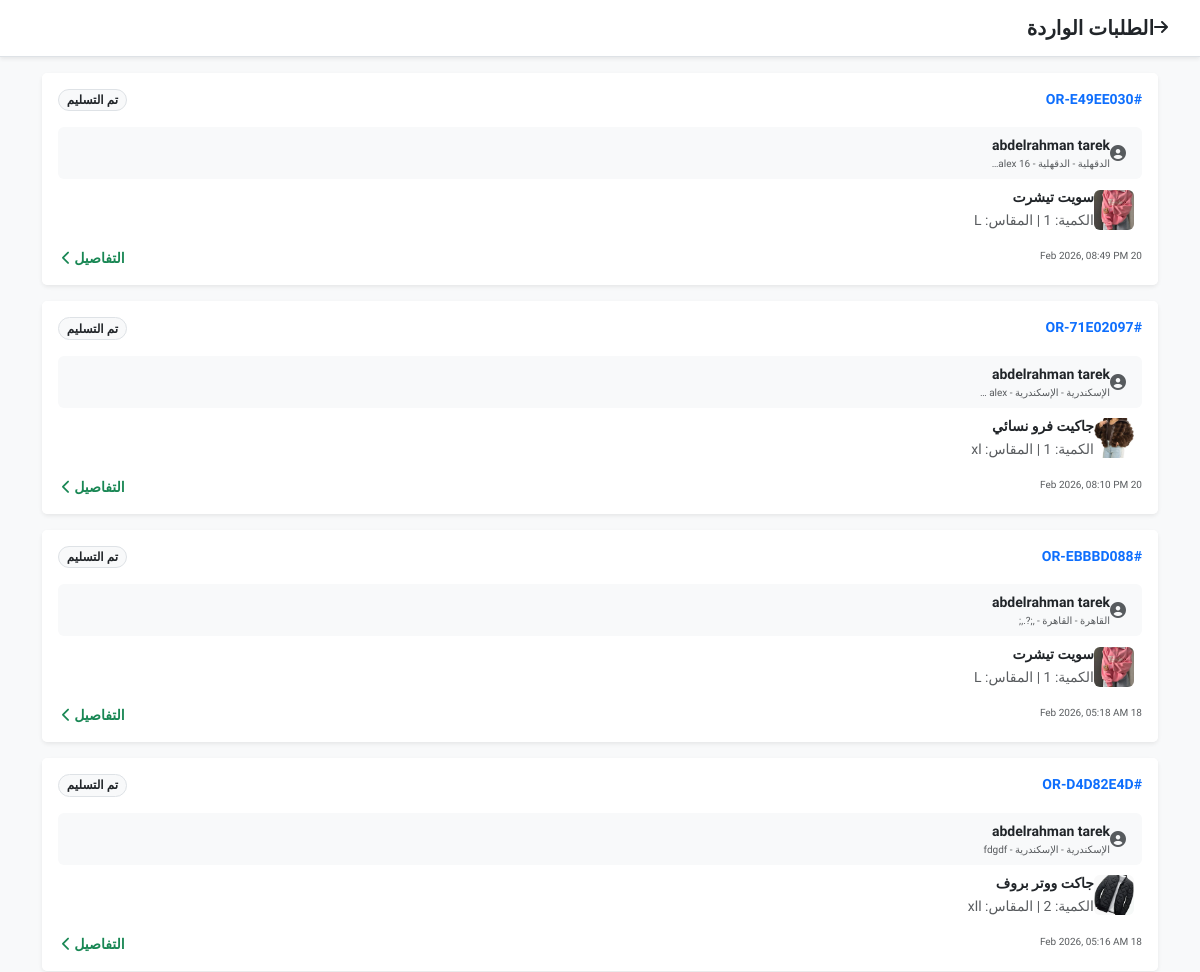
The page /merchant/orders/ (signed in, upper part) on the database as committed earlier.
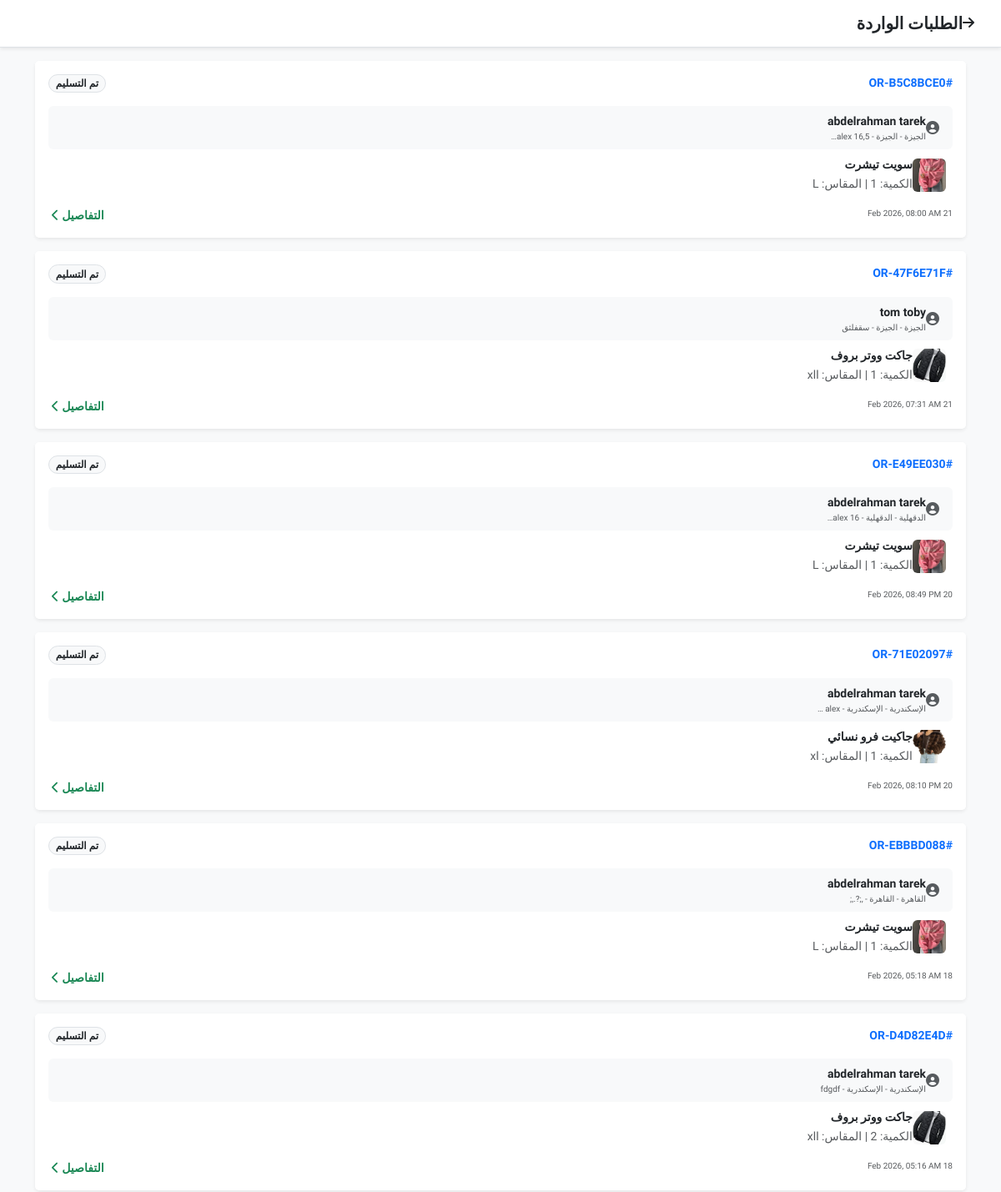
The same page on the database as committed later.
### store/models.py (models this page shows, shortened)
class OrderItem(models.Model):
    order = models.ForeignKey(Order, on_delete=models.CASCADE, related_name='items')
    product_size = models.ForeignKey(ProductSize, on_delete=models.PROTECT, verbose_name="المنتج (المقاس)")
    quantity = models.PositiveIntegerField(default=1, verbose_name="الكمية")
    commission = models.DecimalField(max_digits=10, decimal_places=2, default=0.00, verbose_name="عمولة المنصة")
    price_at_purchase = models.DecimalField(max_digits=10, decimal_places=2, verbose_name="السعر وقت الشراء", blank=True, null=True)
    merchant = models.ForeignKey(MerchantProfile, on_delete=models.PROTECT, verbose_name="التاجر", blank=True, null=True)
    referral_discount = models.DecimalField(max_digits=10, decimal_places=2, default=0)

class Order(models.Model):
    class Status(models.TextChoices):
        CART = "CART",
        WAITING_PAYMENT = "WAITING_PAYMENT", "بانتظار الدفع" # <--- جديد
        PENDING = "PENDING", "قيد الانتظار"
        APPROVED = "APPROVED", "تم التأكيد"
        SHIPPED = "SHIPPED", "تم الشحن"
        DELIVERED = "DELIVERED", "تم التسليم"
        RETURNED = "RETURNED", "مرتجع"
        CANCELLED = "CANCELLED", "ملغي"
    order_id = models.CharField(max_length=20, unique=True, editable=False, verbose_name="رقم الطلب")
    customer = models.ForeignKey(settings.AUTH_USER_MODEL, on_delete=models.PROTECT, related_name='orders', verbose_name="العميل")
    is_confirmed_by_customer = models.BooleanField(null=True, blank=True, verbose_name="تأكيد العميل")
    rejection_reason = models.TextField(blank=True, null=True, verbose_name="سبب الرفض")
    rating = models.PositiveIntegerField(default=0, verbose_name="التقييم (1-5)")
    merchant = models.ForeignKey(MerchantProfile, on_delete=models.PROTECT, null=True, blank=True, related_name='merchant_orders')    # تفاصيل العنوان (يتم حفظها كنص لضمان عدم تغيرها في السجلات التاريخية)
    shipping_address = models.TextField(verbose_name="عنوان الشحن")
    shipping_phone = models.CharField(max_length=15, verbose_name="رقم التواصل")
    total_products_price = models.DecimalField(max_digits=10, decimal_places=2, default=0, verbose_name="إجمالي المنتجات")
    shipping_cost = models.DecimalField(max_digits=10, decimal_places=2, default=0, verbose_name="تكلفة الشحن")
    platform_fees = models.DecimalField(max_digits=10, decimal_places=2, default=0, verbose_name="رسوم المنصة") # 3 EGP + 2.75%
    final_total = models.DecimalField(max_digits=10, decimal_places=2, default=0, verbose_name="الإجمالي النهائي")
    status = models.CharField(max_length=20, choices=Status.choices, default=Status.PENDING, verbose_name="حالة الطلب")
    created_at = models.DateTimeField(auto_now_add=True, verbose_name="تاريخ الطلب")
    governorate = models.ForeignKey(Governorate, on_delete=models.SET_NULL, null=True, blank=True, verbose_name="المحافظة")
    is_first_order = models.BooleanField(default=False, verbose_name="أول طلب (شحن مجاني)")
    class PaymentMethod(models.TextChoices):
        COD = "COD", "الدفع عند الاستلام"
        ONLINE = "ONLINE", "دفع إلكتروني (Paymob)"
        WALLET = "WALLET", "محفظة إلكترونية" # <--- الجديد
    payment_method = models.CharField(max_length=10, choices=PaymentMethod.choices, default=PaymentMethod.COD, verbose_name="طريقة الدفع")

class Governorate(models.Model):
    name = models.CharField(max_length=50, unique=True, verbose_name="اسم المحافظة")

class ProductSize(models.Model):
    product = models.ForeignKey(Product, on_delete=models.CASCADE, related_name='variations') # غيرنا الاسم لـ variations ليكون أدق
    size_label = models.CharField(max_length=10, verbose_name="المقاس") # S, M, L
    color_label = models.CharField(max_length=30, verbose_name="اللون", default="Standard") # أحمر، أزرق
    stock_quantity = models.PositiveIntegerField(default=0, verbose_name="الكمية المتاحة")

class Product(models.Model):
    category = models.ForeignKey(Category, on_delete=models.SET_NULL, null=True, blank=True, related_name='products', verbose_name="القسم")
    merchant = models.ForeignKey(MerchantProfile, on_delete=models.CASCADE, related_name='products')
    name = models.CharField(max_length=200, verbose_name="اسم المنتج")
    description = models.TextField(verbose_name="وصف المنتج")
    base_price = models.DecimalField(max_digits=10, decimal_places=2, verbose_name="السعر الأساسي")
    image = models.ImageField(upload_to='products/', verbose_name="صورة المنتج الرئيسية")
    shipping_fee = models.DecimalField(max_digits=10, decimal_places=2, default=0, verbose_name="مصاريف الشحن")
    is_active = models.BooleanField(default=False, verbose_name="مفعل (موافقة المشرف)")
    created_at = models.DateTimeField(auto_now_add=True)
    commission_pct = models.DecimalField(
        max_digits=5, decimal_places=2, default=10.00,
        verbose_name="نسبة عمولة المنصة (%)"
    )

### accounts/models.py (models this page shows, shortened)
class User(AbstractUser):
    class Role(models.TextChoices):
        CUSTOMER = "CUSTOMER", "عميل"
        MERCHANT = "MERCHANT", "تاجر"
        OWNER = "OWNER", "Owner (مالك)"
        ADMIN_LVL2 = "ADMIN_LVL2", "مشرف درجة ثانية"
        ADMIN_LVL3 = "ADMIN_LVL3", "مشرف درجة ثالثة"
    role = models.CharField(max_length=20, choices=Role.choices, default=Role.CUSTOMER)
    phone_primary = models.CharField(max_length=15, unique=True, verbose_name="رقم الهاتف")
    phone_secondary = models.CharField(max_length=15, blank=True, null=True)
    device_id = models.CharField(max_length=255, blank=True, null=True)
    is_banned = models.BooleanField(default=False)
    custom_role = models.ForeignKey(CustomRole, on_delete=models.SET_NULL, null=True, blank=True)
    referral_code = models.CharField(max_length=10, unique=True, blank=True, null=True)
    invited_by = models.ForeignKey('self', on_delete=models.SET_NULL, null=True, blank=True, related_name='invitees')
    referral_balance = models.DecimalField(max_digits=10, decimal_places=2, default=0.00, verbose_name="رصيد الدعوات")

### merchant_panel/views.py (the view)
# urls.py: path('orders/', views.merchant_orders, name='merchant_orders'),
@login_required
def merchant_orders(request):
    if not is_merchant(request.user): return redirect('home')
    excluded_statuses = [Order.Status.CART, Order.Status.WAITING_PAYMENT]
    items = OrderItem.objects.filter(
        product_size__product__merchant=request.user.merchant_profile
    ).exclude(
        order__status__in=excluded_statuses
    ).order_by('-order__created_at')
    return render(request, 'merchant/orders.html', {'items': items})

### merchant_panel/views.py (called while the page is built)
def is_merchant(user):
    return user.role == User.Role.MERCHANT and hasattr(user, 'merchant_profile') and user.merchant_profile.is_approved

### store/context_processors.py (called while the page is built)
def site_settings(request):
    settings = SiteSetting.objects.first()
    return {'site_settings': settings}

### templates/merchant/orders.html
{% extends 'base.html' %}
{% block content %}
<div class="bg-white p-3 border-bottom shadow-sm d-flex align-items-center mb-3 sticky-top">
    <a href="{% url 'merchant_dashboard' %}" class="text-dark me-3"><i class="fas fa-arrow-right"></i></a>
    <h5 class="m-0 fw-bold">الطلبات الواردة</h5>
</div>
<div class="container pb-5">
    {% for item in items %}
    <a href="{% url 'merchant_order_detail' item.order.order_id %}" class="text-decoration-none text-dark">
        <div class="card border-0 shadow-sm mb-3">
            <div class="card-header bg-white border-0 d-flex justify-content-between pt-3 pb-0">
                <span class="fw-bold text-primary small">#{{ item.order.order_id }}</span>
                {% if item.order.status == 'PENDING' %}
                    <span class="badge bg-warning text-dark border rounded-pill">جديد</span>
                {% elif item.order.status == 'APPROVED' %}
                    <span class="badge bg-info text-dark border rounded-pill">تم التأكيد</span>
                {% else %}
                    <span class="badge bg-light text-dark border rounded-pill">{{ item.order.get_status_display }}</span>
                {% endif %}
            </div>
            <div class="card-body">
                <div class="d-flex align-items-center mb-2 bg-light p-2 rounded">
                    <i class="fas fa-user-circle text-muted me-2"></i>
                    <div>
                        <span class="d-block fw-bold small">{{ item.order.customer.first_name }} {{ item.order.customer.last_name }}</span>
                        <span class="d-block text-muted" style="font-size: 10px;">
                            {{ item.order.governorate.name }} - {{ item.order.shipping_address|truncatechars:20 }}
                        </span>
                    </div>
                </div>
                <div class="d-flex align-items-center">
                    <img src="{{ item.product_size.product.image.url }}" class="rounded me-2" style="width: 40px; height: 40px; object-fit: cover;">
                    <div>
                        <p class="mb-0 small fw-bold">{{ item.product_size.product.name }}</p>
                        <small class="text-muted">الكمية: {{ item.quantity }} | المقاس: {{ item.product_size.size_label }}</small>
                    </div>
                </div>
            </div>
            <div class="card-footer bg-white border-0 pt-0 pb-3 d-flex justify-content-between">
                <small class="text-muted" style="font-size: 10px;">{{ item.order.created_at|date:"d M Y, h:i A" }}</small>
                <small class="fw-bold text-success">التفاصيل <i class="fas fa-chevron-left ms-1"></i></small>
            </div>
        </div>
    </a>
    {% empty %}
    <div class="text-center py-5">
        <i class="fas fa-clipboard-list fa-3x text-muted opacity-25 mb-3"></i>
        <p class="text-muted">لا توجد طلبات جديدة.</p>
    </div>
    {% endfor %}
</div>
{% endblock %}

### templates/base.html (shortened to what this page needs)
<!DOCTYPE html>
<html lang="ar" dir="rtl">
<head>
    <link href="https://cdn.jsdelivr.net/npm/bootstrap@5.3.0/dist/css/bootstrap.min.css" rel="stylesheet">
    <link rel="stylesheet" href="https://cdnjs.cloudflare.com/ajax/libs/font-awesome/6.4.0/css/all.min.css">
</head>
<body>
    <div class="fixed-top p-3" style="z-index: 2000; pointer-events: none;">
    </div>
    <div class="container-fluid px-0">
        {% block content %}{% endblock %}
    </div>
</body>
</html>

### templates/base.html (style rules this page uses)
:root { --primary-blue: #0d6efd; --accent-yellow: #ffc107; --bg-light: #f8f9fa; --text-dark: #212529; --white: #ffffff; }
body { padding-bottom: 120px !important; background-color: var(--bg-light); font-family: 'Tajawal', sans-serif; color: var(--text-dark); -webkit-tap-highlight-color: transparent; }
a { text-decoration: none; }

Rows that differ between the two databases and show on the page:
added OrderItem: order.order_id "OR-B5C8BCE0", order.status "تم التسليم", order.customer.first_name "abdelrahman", order.customer.last_name "tarek", order.governorate.name "الجيزة", order.shipping_address "الجيزة - alex 16,5…", product_size.product.image (picture), product_size.product.name "سويت تيشرت", product_size.size_label "L", order.created_at "21 Feb 2026, 08:00 AM"
added OrderItem: order.order_id "OR-47F6E71F", order.status "تم التسليم", order.customer.first_name "tom", order.customer.last_name "toby", order.governorate.name "الجيزة", order.shipping_address "الجيزة - سقفلثق", product_size.product.image (picture), product_size.product.name "جاكت ووتر بروف", product_size.size_label "xll", order.created_at "21 Feb 2026, 07:31 AM"
